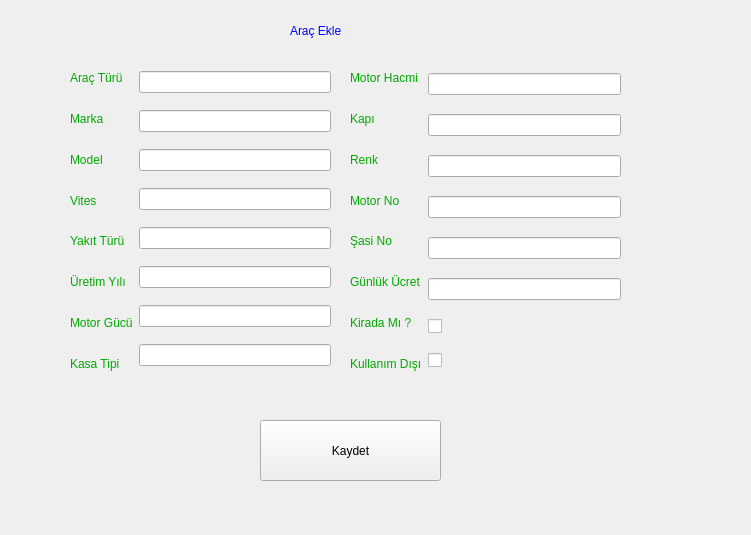
<?xml version="1.0" encoding="UTF-8"?>
<ui version="4.0">
 <class>Form</class>
 <widget class="QWidget" name="Form">
  <property name="geometry">
   <rect>
    <x>0</x>
    <y>0</y>
    <width>751</width>
    <height>535</height>
   </rect>
  </property>
  <property name="windowTitle">
   <string>Form</string>
  </property>
  <widget class="QWidget" name="layoutWidget">
   <property name="geometry">
    <rect>
     <x>70</x>
     <y>60</y>
     <width>261</width>
     <height>321</height>
    </rect>
   </property>
   <layout class="QHBoxLayout" name="horizontalLayout_2">
    <item>
     <layout class="QVBoxLayout" name="verticalLayout">
      <item>
       <widget class="QLabel" name="label">
        <property name="styleSheet">
         <string notr="true">font: 13pt &quot;Segoe UI&quot;;
color:rgb(0, 170, 0);</string>
        </property>
        <property name="text">
         <string>Araç Türü</string>
        </property>
       </widget>
      </item>
      <item>
       <widget class="QLabel" name="label_2">
        <property name="styleSheet">
         <string notr="true">font: 13pt &quot;Segoe UI&quot;;
color:rgb(0, 170, 0);</string>
        </property>
        <property name="text">
         <string>Marka</string>
        </property>
       </widget>
      </item>
      <item>
       <widget class="QLabel" name="label_3">
        <property name="styleSheet">
         <string notr="true">font: 13pt &quot;Segoe UI&quot;;
color:rgb(0, 170, 0);</string>
        </property>
        <property name="text">
         <string>Model</string>
        </property>
       </widget>
      </item>
      <item>
       <widget class="QLabel" name="label_4">
        <property name="styleSheet">
         <string notr="true">font: 13pt &quot;Segoe UI&quot;;
color:rgb(0, 170, 0);</string>
        </property>
        <property name="text">
         <string>Vites</string>
        </property>
       </widget>
      </item>
      <item>
       <widget class="QLabel" name="label_5">
        <property name="styleSheet">
         <string notr="true">font: 13pt &quot;Segoe UI&quot;;
color:rgb(0, 170, 0);</string>
        </property>
        <property name="text">
         <string>Yakıt Türü</string>
        </property>
       </widget>
      </item>
      <item>
       <widget class="QLabel" name="label_6">
        <property name="styleSheet">
         <string notr="true">font: 13pt &quot;Segoe UI&quot;;
color:rgb(0, 170, 0);</string>
        </property>
        <property name="text">
         <string>Üretim Yılı</string>
        </property>
       </widget>
      </item>
      <item>
       <widget class="QLabel" name="label_7">
        <property name="styleSheet">
         <string notr="true">font: 13pt &quot;Segoe UI&quot;;
color:rgb(0, 170, 0);</string>
        </property>
        <property name="text">
         <string>Motor Gücü</string>
        </property>
       </widget>
      </item>
      <item>
       <widget class="QLabel" name="label_9">
        <property name="styleSheet">
         <string notr="true">font: 13pt &quot;Segoe UI&quot;;
color:rgb(0, 170, 0);</string>
        </property>
        <property name="text">
         <string>Kasa Tipi</string>
        </property>
       </widget>
      </item>
     </layout>
    </item>
    <item>
     <layout class="QVBoxLayout" name="verticalLayout_2">
      <item>
       <widget class="QLineEdit" name="lineEditTur"/>
      </item>
      <item>
       <widget class="QLineEdit" name="lineEditMarka"/>
      </item>
      <item>
       <widget class="QLineEdit" name="lineEditModel"/>
      </item>
      <item>
       <widget class="QLineEdit" name="lineEditVites"/>
      </item>
      <item>
       <widget class="QLineEdit" name="lineEditYakit"/>
      </item>
      <item>
       <widget class="QLineEdit" name="lineEditUretimYili"/>
      </item>
      <item>
       <widget class="QLineEdit" name="lineEditMotorGucu"/>
      </item>
      <item>
       <widget class="QLineEdit" name="lineEditKasaTipi"/>
      </item>
     </layout>
    </item>
   </layout>
  </widget>
  <widget class="QLabel" name="label_8">
   <property name="geometry">
    <rect>
     <x>290</x>
     <y>10</y>
     <width>141</width>
     <height>41</height>
    </rect>
   </property>
   <property name="styleSheet">
    <string notr="true">font: 700 14pt &quot;Segoe UI&quot;;
color:rgb(0, 0, 255);</string>
   </property>
   <property name="text">
    <string>Araç Ekle</string>
   </property>
  </widget>
  <widget class="QWidget" name="layoutWidget_2">
   <property name="geometry">
    <rect>
     <x>350</x>
     <y>60</y>
     <width>271</width>
     <height>321</height>
    </rect>
   </property>
   <layout class="QHBoxLayout" name="horizontalLayout">
    <item>
     <layout class="QVBoxLayout" name="verticalLayout_3">
      <item>
       <widget class="QLabel" name="label_10">
        <property name="styleSheet">
         <string notr="true">font: 13pt &quot;Segoe UI&quot;;
color:rgb(0, 170, 0);</string>
        </property>
        <property name="text">
         <string>Motor Hacmi</string>
        </property>
       </widget>
      </item>
      <item>
       <widget class="QLabel" name="label_11">
        <property name="styleSheet">
         <string notr="true">font: 13pt &quot;Segoe UI&quot;;
color:rgb(0, 170, 0);</string>
        </property>
        <property name="text">
         <string>Kapı</string>
        </property>
       </widget>
      </item>
      <item>
       <widget class="QLabel" name="label_12">
        <property name="styleSheet">
         <string notr="true">font: 13pt &quot;Segoe UI&quot;;
color:rgb(0, 170, 0);</string>
        </property>
        <property name="text">
         <string>Renk</string>
        </property>
       </widget>
      </item>
      <item>
       <widget class="QLabel" name="label_13">
        <property name="styleSheet">
         <string notr="true">font: 13pt &quot;Segoe UI&quot;;
color:rgb(0, 170, 0);</string>
        </property>
        <property name="text">
         <string>Motor No</string>
        </property>
       </widget>
      </item>
      <item>
       <widget class="QLabel" name="label_14">
        <property name="styleSheet">
         <string notr="true">font: 13pt &quot;Segoe UI&quot;;
color:rgb(0, 170, 0);</string>
        </property>
        <property name="text">
         <string>Şasi No</string>
        </property>
       </widget>
      </item>
      <item>
       <widget class="QLabel" name="label_15">
        <property name="styleSheet">
         <string notr="true">font: 13pt &quot;Segoe UI&quot;;
color:rgb(0, 170, 0);</string>
        </property>
        <property name="text">
         <string>Günlük Ücret</string>
        </property>
       </widget>
      </item>
      <item>
       <widget class="QLabel" name="label_16">
        <property name="styleSheet">
         <string notr="true">font: 13pt &quot;Segoe UI&quot;;
color:rgb(0, 170, 0);</string>
        </property>
        <property name="text">
         <string>Kirada Mı ?</string>
        </property>
       </widget>
      </item>
      <item>
       <widget class="QLabel" name="label_17">
        <property name="styleSheet">
         <string notr="true">font: 13pt &quot;Segoe UI&quot;;
color:rgb(0, 170, 0);</string>
        </property>
        <property name="text">
         <string>Kullanım Dışı</string>
        </property>
       </widget>
      </item>
     </layout>
    </item>
    <item>
     <layout class="QVBoxLayout" name="verticalLayout_4">
      <item>
       <widget class="QLineEdit" name="lineEditMotorHacmi"/>
      </item>
      <item>
       <widget class="QLineEdit" name="lineEditKapi"/>
      </item>
      <item>
       <widget class="QLineEdit" name="lineEditRenk"/>
      </item>
      <item>
       <widget class="QLineEdit" name="lineEditMotorNo"/>
      </item>
      <item>
       <widget class="QLineEdit" name="lineEditSasiNo"/>
      </item>
      <item>
       <widget class="QLineEdit" name="lineEditGunlukBedel"/>
      </item>
      <item>
       <widget class="QCheckBox" name="checkBox">
        <property name="text">
         <string/>
        </property>
       </widget>
      </item>
      <item>
       <widget class="QCheckBox" name="checkBox_2">
        <property name="text">
         <string/>
        </property>
       </widget>
      </item>
     </layout>
    </item>
   </layout>
  </widget>
  <widget class="QPushButton" name="pushButton">
   <property name="geometry">
    <rect>
     <x>260</x>
     <y>420</y>
     <width>181</width>
     <height>61</height>
    </rect>
   </property>
   <property name="styleSheet">
    <string notr="true">font: 700 12pt &quot;Segoe UI&quot;;</string>
   </property>
   <property name="text">
    <string>Kaydet</string>
   </property>
  </widget>
 </widget>
 <resources/>
 <connections/>
</ui>
